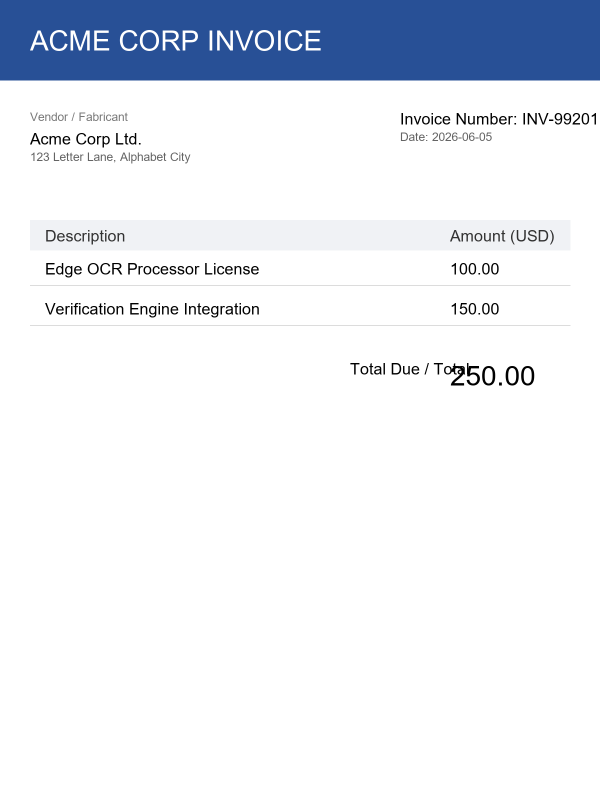
#> input picture invoice_test.png, 1200 x 1600 px (shown at 1/2 size)
$ python -i quality_stage.py   (imports and definitions only)   (older library calls are emulated)
#> lines starting #> are read from the running program, lines starting #| are printed output that depends on the picture; after the words box and inside, x2 and y2 are one past the last pixel; in counts of white or black regions, pixels touching at a corner belong together
"""Quality stage — blur, glare, contrast (Documentation/05 section 4).

Feeds `geometry.quality` in the bundle (all 0..1; blur/glare 1 = worst,
contrast 1 = best) and the UI rescan hint. Definitions:

  blur:     variance of Laplacian, normalized through a calibrated knee —
            sharp text pages score ≲ 0.2, defocused ones ≳ 0.6.
  glare:    fraction of pixels in highlight-clipping (≥ 250) inside large
            connected patches (a white PAGE is not glare; a blown SPOT is).
  contrast: robust dynamic range (p95 − p5) / 255.

Pure function over a grayscale/RGB ndarray; no thresholds are judgments —
the brain and UI decide what to do with the numbers.
"""

from __future__ import annotations

from dataclasses import dataclass

import cv2
import numpy as np

# Laplacian-variance knee: sharp document photos land in the thousands,
# blurred ones in the tens. Normalized as knee/(knee+var) so the scale is
# monotone, bounded, and resolution-stable after the working resize.
BLUR_KNEE = 250.0
# Working long side — variance of Laplacian is resolution-sensitive, so
# quality is always measured at one scale.
WORK_LONG_SIDE = 1200
# Highlight clipping threshold and the minimum blob area (fraction of page)
# for a clipped region to count as glare rather than specular noise.
GLARE_LEVEL = 250
GLARE_MIN_BLOB_FRAC = 0.0005


@dataclass
class PageQuality:
    blur: float          # 0 sharp .. 1 unusable
    glare: float         # 0 none .. 1 page-consuming
    contrast: float      # 0 flat .. 1 full-range


def _to_work_gray(image: np.ndarray) -> np.ndarray:
    gray = cv2.cvtColor(image, cv2.COLOR_RGB2GRAY) if image.ndim == 3 else image
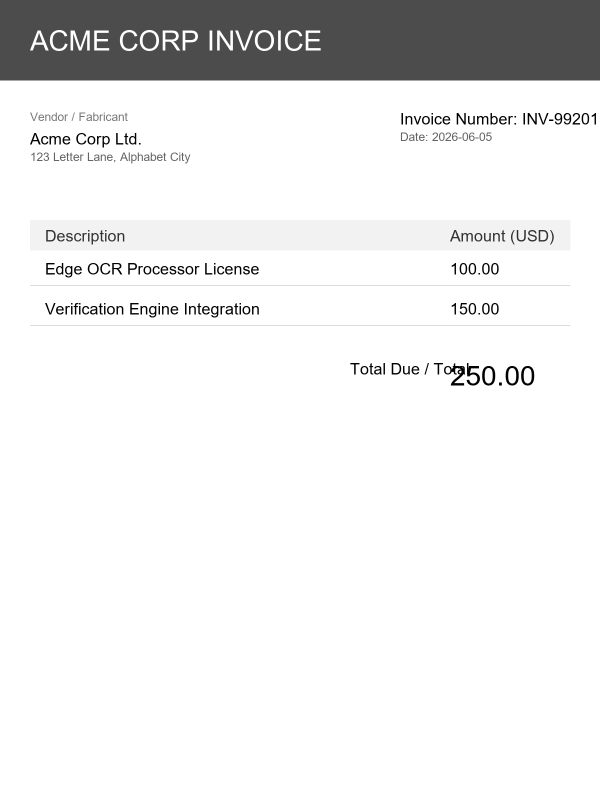
#> gray: shape (1600, 1200) (shown at 1/2 size); min 0, max 255, mean 234.7
    h, w = gray.shape
#> h = 1600; w = 1200
    long_side = max(h, w)
#> long_side = 1600
    if long_side > WORK_LONG_SIDE:
        scale = WORK_LONG_SIDE / long_side
#> scale = 0.75
        gray = cv2.resize(gray, (max(1, int(w * scale)), max(1, int(h * scale))),
                          interpolation=cv2.INTER_AREA)
#> gray: shape (1200, 900)
    return gray


def measure_quality(image: np.ndarray) -> PageQuality:
    gray = _to_work_gray(image)

    # Blur: variance of Laplacian through the knee.
    lap_var = float(cv2.Laplacian(gray, cv2.CV_64F).var())
#> lap_var = 700.6
    blur = BLUR_KNEE / (BLUR_KNEE + lap_var)
#> blur = 0.263

    # Glare: clipped-highlight pixels belonging to sizable connected blobs.
    clipped = (gray >= GLARE_LEVEL).astype(np.uint8)
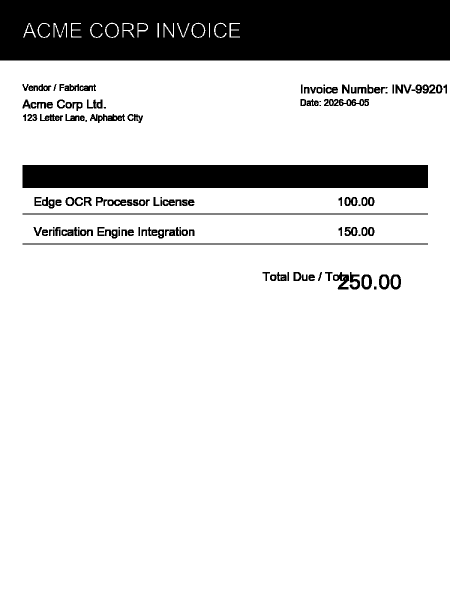
#> clipped: shape (1200, 900) (shown at 1/2 size); values 0 (black) and 1 (white), 84.8% white; 135 black regions (14 under 20 px), largest, box (x1, y1, x2, y2) and area: (0, 0, 900, 121) 105030, (45, 330, 856, 376) 37306, (45, 427, 856, 429) 1622
    n_labels, labels, stats, _ = cv2.connectedComponentsWithStats(clipped, connectivity=8)
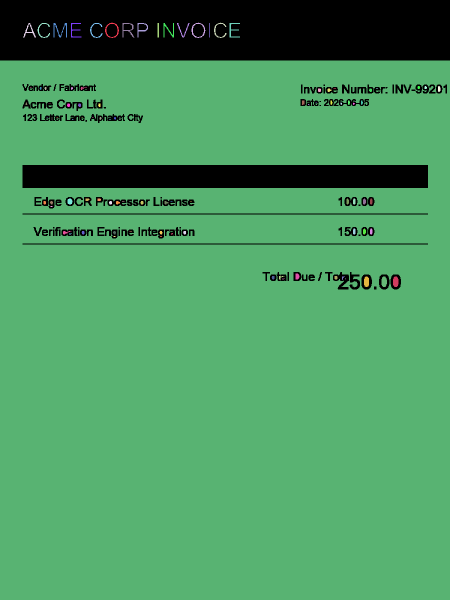
#> labels: shape (1200, 900) int32 (shown at 1/2 size); 99 distinct labels, from 0 to 98; one colour per label, 0 black
#> n_labels = 99; stats = 99 rows, first 6: [0, 0, 900, 579, 164203], [210, 45, 28, 31, 195], [383, 45, 28, 31, 192], [428, 45, 25, 31, 162], [46, 46, 26, 29, 172], [75, 46, 25, 30, 156]
    page_px = gray.size
#> page_px = 1080000
    min_blob = max(16, int(page_px * GLARE_MIN_BLOB_FRAC))
#> min_blob = 540
    glare_px = sum(int(stats[i, cv2.CC_STAT_AREA])
                   for i in range(1, n_labels)
                   if stats[i, cv2.CC_STAT_AREA] >= min_blob)
#> glare_px = 910823
    # A uniformly white page is paper, not glare: ignore the single blob that
    # covers most of the page when the page has next to no ink contrast.
    if n_labels == 2 and glare_px > 0.85 * page_px:
        glare_px = 0
    glare = min(1.0, glare_px / page_px)
#> glare = 0.843

    # Contrast: robust percentile range.
    p5, p95 = np.percentile(gray, (5, 95))
#> p5 = 76; p95 = 255
    contrast = float(p95 - p5) / 255.0
#> contrast = 0.702

    return PageQuality(blur=float(np.clip(blur, 0.0, 1.0)),
                       glare=float(np.clip(glare, 0.0, 1.0)),
                       contrast=float(np.clip(contrast, 0.0, 1.0)))

>>> import cv2
>>> picture = cv2.cvtColor(cv2.imread('../../invoice_test.png'), cv2.COLOR_BGR2RGB)
>>> result = measure_quality(picture)

$ run again, on passport_test.png
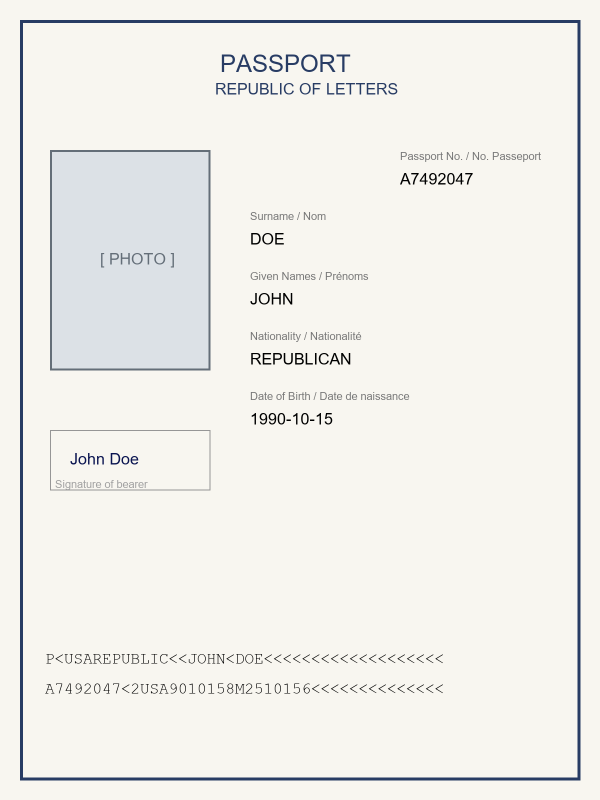
#> input picture passport_test.png, 1200 x 1600 px (shown at 1/2 size)
#> in _to_work_gray, `gray = cv2.resize(gray, (max(1, int(w * scale)), max(1, int(h * scale)..`:
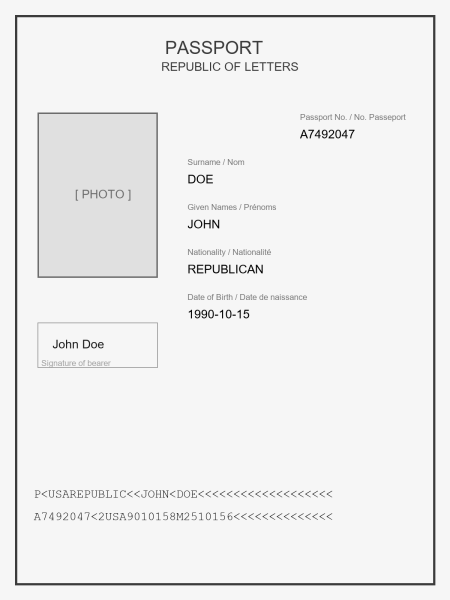
#> gray: shape (1200, 900) (shown at 1/2 size); min 0, max 246, mean 238.6
#> lap_var = 999
#> blur = 0.2
#> clipped: shape (1200, 900); every value is 0
#> labels: shape (1200, 900) int32; every value is 0
#> n_labels = 1; stats = [[0, 0, 900, 1200, 1080000]]
#> glare_px = 0
#> p5 = 224; p95 = 246
#> contrast = 0.0863
